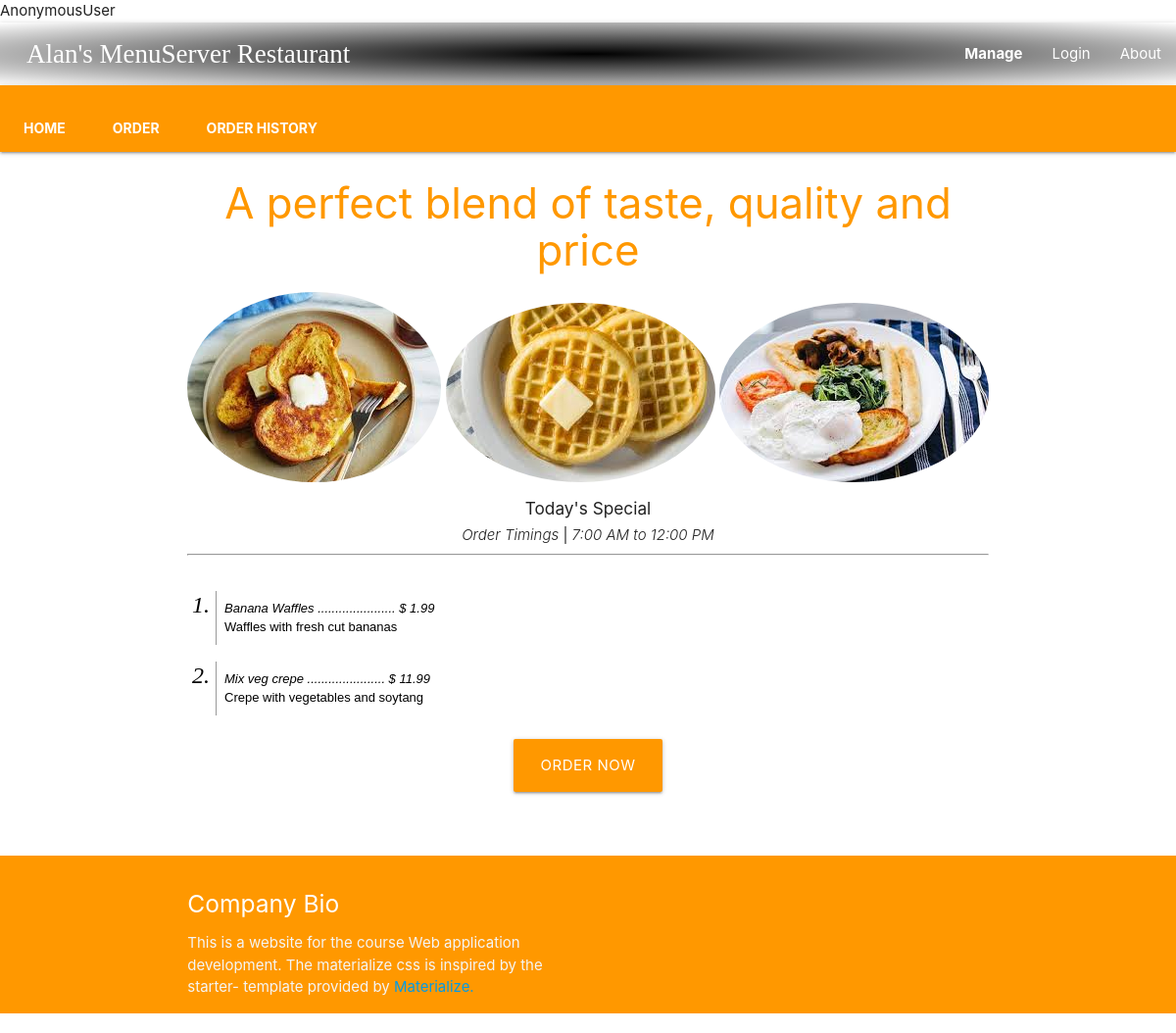
The page / on the database its author committed.
### menuserve/models.py (models this page shows)
class Item(models.Model):
    item_name           = models.CharField(max_length=60)
    content_description = models.TextField(blank=True, null=True)
    price               = models.DecimalField(decimal_places =2, max_digits = 1000)
    featured            = models.BooleanField(null=True)
    class Meta:
        verbose_name = ('Item')
        verbose_name_plural = ('Items')
    def __str__(self):
        return self.item_name

### menuserve/views.py (the view)
# urls.py: path('', views.index, name='index'),
def index(request):
    posts = Item.objects.all()
    print(posts)
    return render(request, 'menuserve/index.html', {'posts': posts})

### menuserve/templates/menuserve/index.html (shortened to what this page needs)
<!DOCTYPE html>
<html lang="en">
{% include "menuserve/header.html" %}
{% load staticfiles %}
<div class="container">
    <h3 class="header center orange-text">A perfect blend of taste, quality and price</h3>
    <div class="row center">
        <img class="circle responsive-img" src="{% static 'media/bf1.jpeg' %}">
        <img class="circle responsive-img" src="{% static 'media/bf2.jpeg' %}">
        <img class="circle responsive-img" src="{% static 'media/bf3.jpeg' %}">
        <h6 class="header col s12 bold">Today's Special</h6>
        <h7 class="header col s12 light"><i>Order Timings </i> <b>|</b> <i>7:00 AM to 12:00 PM</i></h5>
            <hr>
    </div>
    <div class="items-list">
        <ol>
            {% for post in posts %}
            <li>
                <p class="border-list"><em>{{ post.item_name }} ...................... $ {{ post.price }}</em>
                    {{ post.content_description }}</p>
            </li>
            {% endfor %}
        </ol>
    </div>
    <div class="row center">
        <a href="{% url 'addorder' %}" id="download-button" class="btn-large waves-effect waves-light orange">Order
            Now</a>
    </div>
    <br><br>
</div>
{% include "menuserve/footer.html" %}
</body>
</html>

### menuserve/templates/menuserve/header.html (shortened to what this page needs)
<!DOCTYPE html>
<html lang="en">
<head>
    {% load staticfiles %}
    <link href="{% static 'css/style.css' %}" type="text/css" rel="stylesheet" />
    <link href="{% static 'css/materialize.css' %}" type="text/css" rel="stylesheet" media="screen,projection" />
</head>
<body>
    {{ request.user }}
    <nav class="header-restaurant" role="navigation">
        <div>
            <a href="#" class="custom-header">Alan's MenuServer Restaurant</a>
            <ul class="right hide-on-med-and-down">
                <li class="tab"><a href="{% url 'manage' %}"><b>Manage</b></a></li>
                <li><a href="http://www.gmail.com">Login</a></li>
                <li><a href="{% url 'about' %}">About</a></li>
            </ul>
            <br>
        </div>
    </nav>
    <form action="#" method="POST">
        <nav class="nav-extended">
            <div class="page-footer orange">
                <ul class="tabs tabs-transparent">
                    <li class="tab"><a class="active" href="{% url 'index' %}"><b>Home</b></a></li>
                    <li class="tab"><a class="active" href="{% url 'order' %}"><b>Order</b></a></li>
                    <li class="tab"><a class="active" href="{% url 'orderhistory' %}"><b>Order history</b></a></li>
                </ul>
            </div>
        </nav>
    </form>
</body>
</html>

### menuserve/templates/menuserve/footer.html (shortened to what this page needs)
<!DOCTYPE html>
<html lang="en">
<footer class="page-footer orange">
    <div class="container">
        <div class="row">
            <div class="col l6 s12">
                <h5 class="white-text">Company Bio</h5>
                <p class="grey-text text-lighten-4">This is a website for the course Web application development.
                    The
                    materialize css is inspired by the starter- template provided by <a
                        href="http://materializecss.com">Materialize.</a></p>
</footer>
{% load static %}
</html>

### menuserve/static/css/style.css (style rules this page uses)
.header-restaurant { background: radial-gradient(black, transparent); }
.custom-header { font-family: LingWai SC; margin-left: 1em; font-size: 1.8em; }
.border-list { padding: 1em; width: max-content; }
.items-list { width:320px; }
.items-list ol { font-style:italic; font-family:Georgia, Times, serif; font-size:24px; color:black; }
.items-list ol li p { padding:8px; font-style:normal; font-family:Arial; font-size:13px; color: black; border-left: 1px solid #999; }
.items-list ol li p em { display:block; }

### rows shown on the page
Item: item_name "Banana Waffles", price "1.99", content_description "Waffles with fresh cut bananas"
Item: item_name "Mix veg crepe", price "11.99", content_description "Crepe with vegetables and soytang"

### other values the page prints
{{ request.user }} "AnonymousUser"
